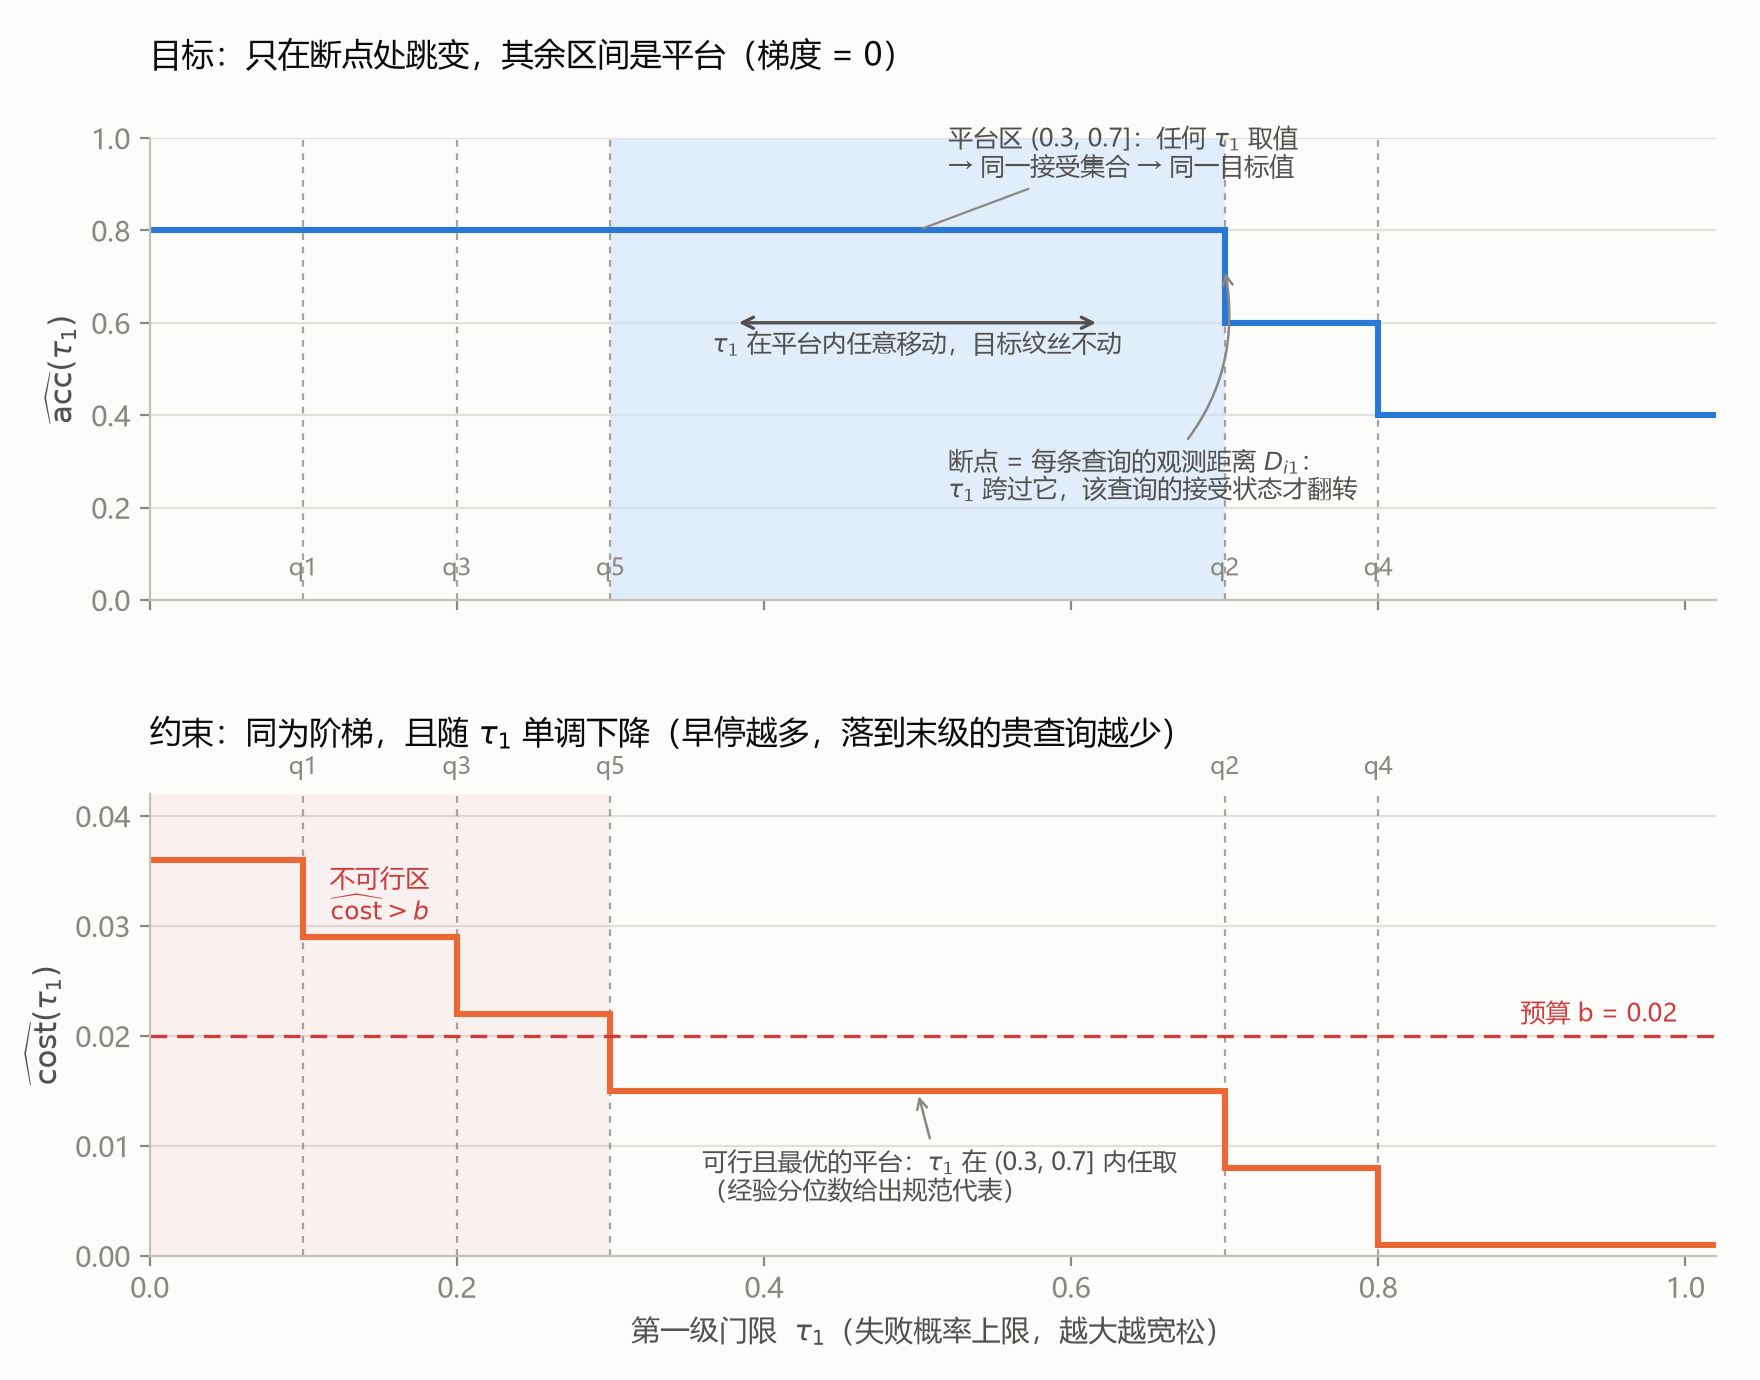

Reproduce this figure in Python.
# -*- coding: utf-8 -*-
"""Q4 插图：目标/约束对 tau_1 的阶梯函数性质（单门限切片 = 笔记 §6 数值案例）。"""
import matplotlib
matplotlib.use("Agg")
import matplotlib.pyplot as plt
from matplotlib.transforms import blended_transform_factory
import numpy as np

D  = np.array([0.1, 0.7, 0.2, 0.8, 0.3])   # D_i1（q1..q5）
R1 = np.array([1, 0, 1, 0, 0])             # A 是否答对
R3 = np.array([1, 1, 1, 1, 0])             # 兜底 C 是否答对
CA, CC = 0.001, 0.036
BUDGET = 0.02
n = len(D)
QLABELS = {0.1: "q1", 0.7: "q2", 0.2: "q3", 0.8: "q4", 0.3: "q5"}

def acc_cost(tau):
    m = D < tau
    return (R1[m].sum() + R3[~m].sum()) / n, (m.sum() * CA + (~m).sum() * CC) / n

bps = np.unique(D)
edges = np.concatenate([[0.0], bps, [1.02]])
y_acc, y_cost = [], []
for lo, hi in zip(edges[:-1], edges[1:]):
    a, c = acc_cost((lo + hi) / 2)
    y_acc.append(a); y_cost.append(c)
y_acc, y_cost = np.array(y_acc), np.array(y_cost)

SURFACE, GRID = "#fcfcfb", "#e1e0d9"
INK, INK2, MUT = "#0b0b0b", "#52514e", "#898781"
AXIS, BLUE, ORG = "#c3c2b7", "#2a78d6", "#eb6834"
RED, WASH_B = "#d03b3b", "#cde2fb"

plt.rcParams.update({
    "font.sans-serif": ["Microsoft YaHei", "SimHei", "DejaVu Sans"],
    "axes.unicode_minus": False,
    "figure.facecolor": SURFACE, "axes.facecolor": SURFACE, "savefig.facecolor": SURFACE,
    "text.color": INK, "axes.edgecolor": AXIS, "axes.labelcolor": INK2,
    "xtick.color": MUT, "ytick.color": MUT,
})

fig, (ax1, ax2) = plt.subplots(2, 1, figsize=(8.8, 6.9), dpi=200, sharex=True)
fig.subplots_adjust(left=0.085, right=0.975, top=0.90, bottom=0.09, hspace=0.42)

for ax in (ax1, ax2):
    ax.grid(axis="y", color=GRID, linewidth=0.8)
    ax.set_axisbelow(True)
    for s in ("top", "right"):
        ax.spines[s].set_visible(False)
    for bp in bps:
        ax.axvline(bp, color=MUT, linewidth=0.8, linestyle=(0, (3, 3)), alpha=0.75)
    ax.set_xlim(0, 1.02)

# 查询标签：面板 1 放在图内底部，面板 2 放在轴上方
for bp in bps:
    ax1.text(bp, 0.04, QLABELS[bp], ha="center", va="bottom", fontsize=8.5, color=MUT)
trans2 = blended_transform_factory(ax2.transData, ax2.transAxes)
for bp in bps:
    ax2.text(bp, 1.03, QLABELS[bp], transform=trans2, ha="center", va="bottom",
             fontsize=8.5, color=MUT)

# ---- 面板 1：准确率 ------------------------------------------------
ax1.axvspan(0.3, 0.7, color=WASH_B, alpha=0.55, lw=0)
ax1.step(edges, np.append(y_acc, y_acc[-1]), where="post", color=BLUE,
         linewidth=2.2, solid_joinstyle="miter")
ax1.set_ylim(0, 1.0)
ax1.set_ylabel(r"$\widehat{\mathrm{acc}}(\tau_1)$", fontsize=11)
ax1.set_title("目标：只在断点处跳变，其余区间是平台（梯度 = 0）",
              fontsize=11.5, color=INK, loc="left", pad=26)
ax1.tick_params(labelbottom=False)

ax1.annotate("平台区 (0.3, 0.7]：任何 $\\tau_1$ 取值\n→ 同一接受集合 → 同一目标值",
             xy=(0.5, 0.8), xytext=(0.52, 0.92), fontsize=9, color=INK2,
             arrowprops=dict(arrowstyle="-", color=MUT, lw=0.8))
ax1.annotate("", xy=(0.62, 0.60), xytext=(0.38, 0.60),
             arrowprops=dict(arrowstyle="<->", color=INK2, lw=1.2))
ax1.text(0.50, 0.535, "$\\tau_1$ 在平台内任意移动，目标纹丝不动",
         ha="center", fontsize=9, color=INK2)
ax1.annotate("断点 = 每条查询的观测距离 $D_{i1}$：\n$\\tau_1$ 跨过它，该查询的接受状态才翻转",
             xy=(0.7, 0.72), xytext=(0.52, 0.22), fontsize=9, color=INK2, ha="left",
             arrowprops=dict(arrowstyle="->", color=MUT, lw=0.9,
                             connectionstyle="arc3,rad=0.28"))

# ---- 面板 2：成本 --------------------------------------------------
ax2.axvspan(0, 0.3, color=RED, alpha=0.055, lw=0)
ax2.step(edges, np.append(y_cost, y_cost[-1]), where="post", color=ORG,
         linewidth=2.2, solid_joinstyle="miter")
ax2.axhline(BUDGET, color=RED, linewidth=1.2, linestyle=(0, (5, 3)))
ax2.text(0.995, BUDGET + 0.0013, "预算 b = 0.02", ha="right", fontsize=9, color=RED)
ax2.set_ylim(0, 0.042)
ax2.set_ylabel(r"$\widehat{\mathrm{cost}}(\tau_1)$", fontsize=11)
ax2.set_xlabel(r"第一级门限  $\tau_1$（失败概率上限，越大越宽松）", fontsize=10.5)
ax2.set_title("约束：同为阶梯，且随 $\\tau_1$ 单调下降（早停越多，落到末级的贵查询越少）",
              fontsize=11.5, color=INK, loc="left", pad=18)
ax2.text(0.15, 0.0305, "不可行区\n$\\widehat{\\mathrm{cost}} > b$",
         ha="center", fontsize=9, color=RED)
ax2.annotate("可行且最优的平台：$\\tau_1$ 在 (0.3, 0.7] 内任取\n（经验分位数给出规范代表）",
             xy=(0.5, 0.015), xytext=(0.36, 0.0052), fontsize=9, color=INK2,
             arrowprops=dict(arrowstyle="->", color=MUT, lw=0.9))

out = r"D:\github\FrugalGPT\analysis\qa\figures\Q4_step_function.png"
fig.savefig(out, dpi=200)
print("saved:", out)
